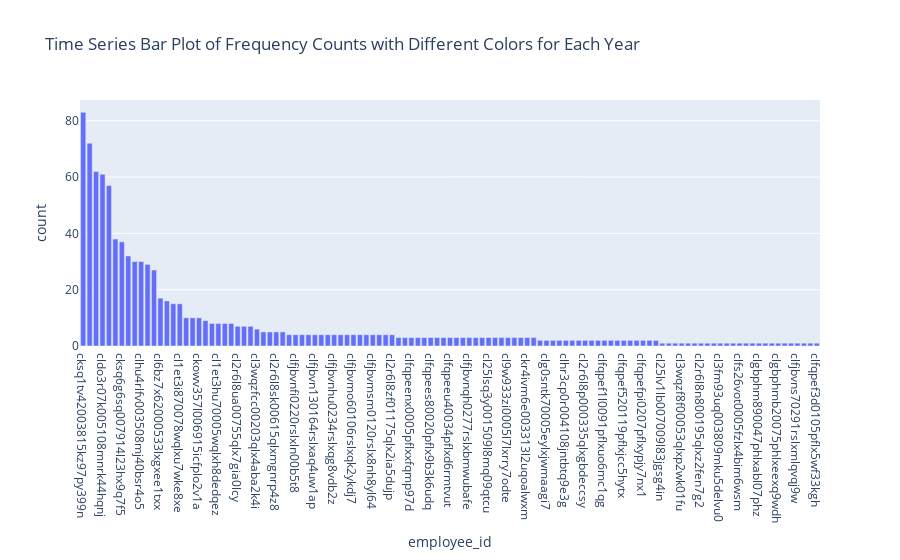

Notebook source saved alongside this figure:
### Code cell
import plotly.express as px

# Create an interactive bar plot with Plotly
fig = px.bar(data_SG_115_0, x='employee_id', y='count', title='Time Series Bar Plot of Frequency Counts with Different Colors for Each Year')

# Improve hover data
# fig.update_traces(hoverinfo='all')

# Show the figure
fig.show()

### Figure 1 — Plotly figure (JSON) as saved in the notebook; plotly's stock layout.template omitted (floating-point values rounded to 4 significant figures)
{"data": [{"alignmentgroup": "True", "hovertemplate": "employee_id=%{x}<br>count=%{y}<extra></extra>", "legendgroup": "", "marker": {"color": "#636efa", "pattern": {"shape": ""}}, "name": "", "offsetgroup": "", "orientation": "v", "showlegend": false, "textposition": "auto", "type": "bar", "x": ["cksq1tv42003815kz97py399n", "clht4p0ji012508l1cmcm7t0v", "cksq1xac9006515kzaq495nx5", "cldo3r07k005108mnrk44hqnj", "clht4gy2f001008l1wgaeyxsj", "clht49u7y009308kw5vm0dq0t", "cksq6g6sq007914l23hx9q7f5", "cl1et3hzx0020wqlxa4ku0a8d", "cldl302000490r3lxruq835a9", "clhu4rlfv003508mj40bsr4o5", "ckowv1z4g004115iccfo1i43f", "clduypdrv014108jo5atog3l8", "cl6bz7x62000533lxgxee1txx", "cl1et3i600063wqlx4o3ccgdk", "cl1et3ia70093wqlxh8tzv8aj", "cl1et3i870078wqlxu7wke8xe", "clht448hd001508kwsnjqqdvr", "cl6a5txv600907xlxcygldwur", "ckowv357l006915icfplo2v1a", "clhe8kn320078jvlxdw35mj5x", "clkt0frgz029009l92xrhrr81", "cl1et3hu70005wqlxh8dedqez", "cl1et3icc0107wqlxkhx0mrzp", "cl1et3iej0121wqlxwieqeun8", "cl2r6l8ua00755qlx7gia0lcy", "cl2r6l8i700055qlxoonyaj9c", "cl2r6l8xp01035qlxnzd3hyfl", "cl3wqzfcc00203qlx4aba2k4i", "cl2r6l8vy00895qlx252kro5k", "clfqpeezk0077pflxe6w07pmi", "cl2r6l8sk00615qlxmgnrp4z8", "cl1et3i1x0034wqlxksuo25rl", "clfjbvm6b0019rslxz58byxdh", "clfjbvnfi0220rslxln00b5t8", "clfjbvmyk0150rslx5y0q6igt", "clhhkf4y3004108jkcpdyejc4", "clfjbvn130164rslxaq4uw1ap", "clfjbvnui0305rslxtywhdp6y", "clfjbvm8n0033rslx8q22qghy", "clfjbvnhu0234rslxqg8vdb2z", "clfjbvnji0249rslxt7xk8h3s", "clfjbvn880206rslxne16mqr6", "clfjbvmo60106rslxqk2ykdj7", "clfjbvnop0263rslxhx2o1421", "clfjbvmx00135rslxy56yp46i", "clfjbvmsm0120rslx8nh8yl64", "cl7fmx292002058lxk1a9criw", "cl1et3i3y0049wqlxrf2pyo4k", "cl2r6l8zf01175qlx2ia5dujp", "clfgitkuq0019qllxf9ukog5a", "clfjbvn5z0192rslx6jocvfff", "clfqpeenx0005pflxxfqmp97d", "clfqpef6x0134pflxhhj9s6bj", "clfqpeexu0063pflxjs9fj04y", "clfqpees80020pflx9b3k6udq", "clfqpefmx0192pflxc6a8tatq", "clfqpefdi0163pflxqofyfsx9", "clfqpeeu40034pflxd6rmtvut", "clfqpeevw0049pflxhsrljdta", "clhe8kmqw0005jvlxa0vof2o1", "clfjbvnqh0277rslxbmwubafe", "clht4vdyo063608l1anryd7cx", "cl2r6l8qt00475qlx9wcatfto", "cl25lsq3y001509l8mq09qtcu", "cl25ltrtn004209l8dvd094ur", "clfjbvmac0047rslxox6iwll1", "cl9w933zi0005l7lxrry7odte", "clfjbvmma0091rslxmmlckpt1", "cldl3d6qm0675wslxpvlirmq6", "ckr4ivm6e003313l2uqoalwxm", "clht4qu0l026208l1xwp4fzzm", "cl3tyk4hl0005kolx7g85dw78", "clg0sntk70005eylxjwmaagi7", "clg0snttq0063eylx361splmo", "clg0sntq60034eylxf3a1j0n1", "clhr3cp0r004108jntbtq9e3g", "clhe8kmvr0020jvlx6zry9eil", "clhe8kmxo0035jvlxgaun5e4m", "cl2r6l8p000335qlxgbdeccsy", "clfqpefjd0177pflxoeu9gtc1", "clfqpef9x0148pflx5qd5s5xl", "clfqpef1l0091pflxuo6mc1qg", "ckppi3j4x003914l23yox67sy", "cldl3d57x0262wslxdglaupkf", "clfqpef520119pflxjcc5hytx", "clfqpefre0221pflxmv0ku670", "cl7fmx247000558lxi4buw9vz", "clfqpefpi0207pflxypjy7nx1", "clfgm4zod0005mtlxchnp6cce", "clfjbvlz80005rslxhsd4vexd", "cl25lv1lb007009l83jgsg4in", "clbai6gff0005p7lxptyg2pxs", "clhyoy60i006608l151xrz467", "cl3wqzf8f00053qlxp2wk01fu", "clhvks492022408mcnblh4f3z", "clfjbvmco0062rslxxfn06520", "cl2r6l8n800195qlxz2fen7g2", "clfjbvmf00076rslx5a5mwzfd", "cl3y7efgi002909kuucs9j2t8", "cl3fm93uq003809mku5delvu0", "clg0sntvg0077eylxx1asrudj", "clhkfwlms017508jx59hc156y", "clfs26vot0005fzlx4bim6wsm", "clf1xo6t400196tlxg55hu76s", "clh5pqj8s0005hplx6ythency", "clgbphm890047phlxabl07phz", "clgbphm9n0061phlx815tz96n", "clgbphmci0089phlx55h89gfy", "clgbphmb20075phlxeexq9wdh", "clgbphm6t0033phlxlheozxpb", "clfjbvn2x0178rslx2slmzukb", "clfjbvns70291rslxmlqvqj9w", "clg0sntry0049eylxymshkj80", "clg0sntoe0019eylxemb1trn2", "clfqpef3d0105pflx5wf33kgh"], "xaxis": "x", "y": [83, 72, 62, 61, 57, 38, 37, 32, 30, 30, 29, 27, 17, 16, 15, 15, 10, 10, 10, 9, 8, 8, 8, 8, 7, 7, 7, 6, 5, 5, 5, 5, 4, 4, 4, 4, 4, 4, 4, 4, 4, 4, 4, 4, 4, 4, 4, 4, 4, 3, 3, 3, 3, 3, 3, 3, 3, 3, 3, 3, 3, 3, 3, 3, 3, 3, 3, 3, 3, 3, 3, 2, 2, 2, 2, 2, 2, 2, 2, 2, 2, 2, 2, 2, 2, 2, 2, 2, 2, 2, 1, 1, 1, 1, 1, 1, 1, 1, 1, 1, 1, 1, 1, 1, 1, 1, 1, 1, 1, 1, 1, 1, 1, 1, 1], "yaxis": "y"}], "layout": {"barmode": "relative", "legend": {"tracegroupgap": 0}, "title": {"text": "Time Series Bar Plot of Frequency Counts with Different Colors for Each Year"}, "xaxis": {"anchor": "y", "domain": [0, 1], "title": {"text": "employee_id"}}, "yaxis": {"anchor": "x", "domain": [0, 1], "title": {"text": "count"}}}}
